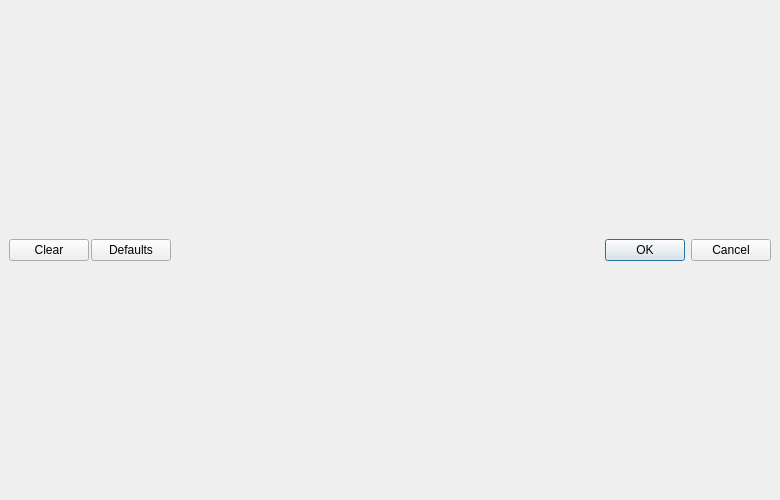
<?xml version="1.0" encoding="UTF-8"?>
<ui version="4.0">
 <class>ConfigureDebugController</class>
 <widget class="QDialog" name="ConfigureDebugController">
  <property name="geometry">
   <rect>
    <x>0</x>
    <y>0</y>
    <width>780</width>
    <height>500</height>
   </rect>
  </property>
  <property name="windowTitle">
   <string>Configure Debug Controller</string>
  </property>
  <layout class="QVBoxLayout" name="verticalLayout">
   <property name="spacing">
    <number>2</number>
   </property>
   <property name="leftMargin">
    <number>9</number>
   </property>
   <property name="topMargin">
    <number>9</number>
   </property>
   <property name="rightMargin">
    <number>9</number>
   </property>
   <property name="bottomMargin">
    <number>9</number>
   </property>
   <item>
    <layout class="QHBoxLayout" name="controllerLayout"/>
   </item>
   <item>
    <layout class="QHBoxLayout" name="horizontalLayout">
     <item>
      <widget class="QPushButton" name="clear_all_button">
       <property name="text">
        <string>Clear</string>
       </property>
      </widget>
     </item>
     <item>
      <widget class="QPushButton" name="restore_defaults_button">
       <property name="text">
        <string>Defaults</string>
       </property>
      </widget>
     </item>
     <item>
      <widget class="QDialogButtonBox" name="buttonBox">
       <property name="standardButtons">
        <set>QDialogButtonBox::Cancel|QDialogButtonBox::Ok</set>
       </property>
      </widget>
     </item>
    </layout>
   </item>
  </layout>
 </widget>
 <resources/>
 <connections>
  <connection>
   <sender>buttonBox</sender>
   <signal>accepted()</signal>
   <receiver>ConfigureDebugController</receiver>
   <slot>accept()</slot>
  </connection>
  <connection>
   <sender>buttonBox</sender>
   <signal>rejected()</signal>
   <receiver>ConfigureDebugController</receiver>
   <slot>reject()</slot>
  </connection>
 </connections>
</ui>
